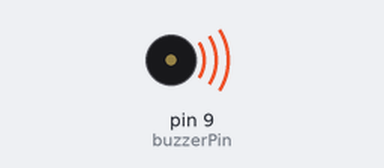
The sketch below on a simulated Arduino Uno, built with avr-gcc and run on an emulated ATmega328P. Parts: buzzer (waves = sounding).

Above: at 0.1 s.
At 92.4 s:
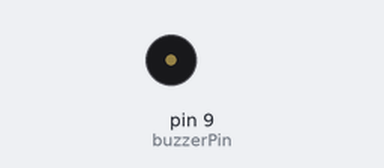
Timing chart, 0 to 93.9 s (numbered marks = the images above):
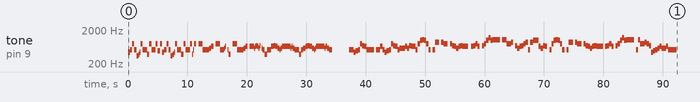

The sketch:

Buzzer_Music_Suny.ino
```cpp
#include "Sunyday.h"

void setup() {
    B_Music();
    BuzzerPin(9);

}

void loop() {
  //单曲循环
  //B_Music();

}
```

sunyday.cpp
```cpp
#include "Sunyday.h"
#include "Arduino.h"

/*
调用B_Music()
    BuzzerPin(pin);

*/

 int buzzerPin=9;
// 音调数组（这些是定时器预分频值）
int a[] = {
    1635,1376, 917,1376,2062,1836,1635, 917,1376,1376,1836, 917,1376,1376,
    917,1456, 917,1635,1376, 917,1376,2062,1836,1635, 917,1376,1376,1836,
    917,1376,1376, 917,1836,1376, 917,                              // 前奏 34
    30, 917, 917,1376,1376,1226,1092,                              // 故事的小黄花 41
    30, 917, 917,1376,1376,1226,1092,1226,1376,1836,               // 从出生那年就飘着 51
    30, 917, 917,1376,1376,1226,1092,                              // 童年的荡秋千 58
    30,1092,1226,1092,1031,1092,1226,1031,1092,1226,1376,          // 随记忆一直晃到现在 69
    1836,1376,1376,1092,1031,1092,1226,                              // Re So So Si Do Si La 76
    1376,1226,1092,1092,1092,1092,1226,1092,1226,1376,               // So La Si Si Si Si La Si La So 86
    1836,1376,1226,1092,1031,1092,1226,1376,                         // 吹着前奏 望着天空 94
    1226,1092,1092,1092,1092,1226,1092,1226,1376,                    // 我想起花瓣试着掉落 103
    30,1376,1376,1376,1376,1635,1456,1376, 917,1031,1092,1376,1367,  // 没想到 失去的勇气我还留着 116
    30,1376,1376,1376,1376,1092,1376,                               // 好想再问一遍 123
    1635,1456,1376, 917,1031,1092,1376,1226,                          // 你会等待还是离开 131
    1092,1226,1031,1092,1376, 917, 728, 687, 728, 917,1376,           // 刮风这天 我试过握着你手 142
    30,1376, 817, 817,  30, 817, 917, 917,                          // 但偏偏 雨渐渐 150
    30, 917,1031,1092,1226,1092,1031,1092,                          // 大到我看你不见 158
    30,1092,1031, 917,1092,  30,1031, 917, 728, 612, 728, 687, 687, // 还要多久 我才能在你身边 171
    30, 687, 687, 917, 917, 817, 917,1031,                          // 等到放晴的那天 179
    1226,1092, 1031, 917, 817,1376,817, 728, 728,                     // 也许我会比较好一点 188
    1092,1226,1031,1092,  30,1376, 917, 728, 687, 728, 917,1376,      // 从前从前 有个人爱你很久 200
    30,1376, 817, 817,  30, 817, 917, 917,                          // 但偏偏 风渐渐 208
    30, 917,1031,1092,1226,1092,1031,1092,                          // 大到我看你不见 216
    30,1092,1031, 917,1092,  30,1031, 917, 728, 612, 728, 687, 687, // 好不容易 又能再多爱一天 229
    30,1376, 687, 917, 917, 817, 917,                               // 但故事的最后 236
    1031,1635,1456,1376,1226,1092,1226,30,1092,1376                   // 你好像还是说了 拜拜 246
};

// 音调时长数组（单位：原始时间单位）
int tm[] = {
    50, 50, 50, 50, 50, 25, 25, 50, 50, 50, 50, 50, 50, 50,
    50, 50, 50, 50, 50, 50, 50, 50, 25, 25, 50, 50, 50, 50,
    50, 50, 50, 50, 25, 25, 50,                       // 前奏
    50, 50, 50, 50,100, 50, 50,                       // 故事的小黄花
    50, 50, 50, 50, 50, 25, 25, 25, 25, 50,           // 从出生那年就飘着
    50, 50, 50, 50,100, 50, 50,                       // 童年的荡秋千
    50,100, 25, 25, 25, 25, 25, 25, 25, 25, 50,       // 随记忆一直晃到现在
    50, 50, 50, 50, 50, 50, 50,                        // Re So So Si Do Si La
    25, 25, 50, 50, 50, 50, 25, 25, 50,100,            // So La Si Si Si Si La Si La So
    50, 50, 50, 50, 50, 50, 50, 25,                    // 吹着前奏 望着天空
    25, 50, 50, 50, 50, 25, 25, 50, 75,                // 我想起花瓣试着掉落
    400, 25, 25, 25, 25, 50, 50, 50, 50, 50, 50, 50,125,// 没想到 失去的勇气我还留着
    50, 25, 25, 25, 25, 50, 50,                        // 好想再问一遍
    50, 50, 50, 50, 50, 50, 50,130,                    // 你会等待还是离开
    50, 50, 50,100, 50, 50, 50, 50, 50, 50, 50,        // 刮风这天 我试过握着你手
    50, 50, 50, 50, 50, 50, 50, 50,                    // 但偏偏 雨渐渐
    50, 50, 50, 50, 50, 50, 50,125,                    // 大到我看你不见
    75, 50, 50, 50, 50, 50, 50, 50, 50, 50, 50, 50,125,// 还要多久 我才能在你身边
    50, 50, 50, 50, 50, 50, 50, 50,                    // 等到放晴的那天
    50, 50, 50, 50, 50, 50, 75, 25,100,                // 也许我会比较好一点
    50, 50, 50, 50, 50, 50, 50, 50, 50, 50, 50, 50,    // 从前从前 有个人爱你很久
    50, 50, 50, 50, 50, 50, 50, 50,                    // 但偏偏 风渐渐
    50, 50, 50, 50, 50, 50, 50,150,                    // 大到我看你不见
    50, 50, 50, 50, 50, 50, 50, 50, 50, 50, 50, 50,125,// 好不容易 又能再多爱一天
    50, 50, 50, 50, 50, 50, 50,                        // 但故事的最后
    50, 50, 50, 50, 50, 50,100, 20, 50,200             // 你好像还是说了 拜拜
};

  void BuzzerPin(int pin) {
    buzzerPin = pin;
}
// 播放单个音符的函数
void PlayTone(int prescaler, int duration_ms, int volume)
{
    // 休止符处理
    if (prescaler == 30)
    {
        noTone(buzzerPin);
        delay(duration_ms);
        return;
    }

    // 计算频率：使用定时器预分频值计算
    // 假设原始系统使用72MHz时钟，预分频值对应频率 = 72000000 / (prescaler * 100)
    // 因为自动重装值是100（Period=100-1），所以PWM频率 = 72MHz / (prescaler * 100)
    // 频率 = 720000 / prescaler (kHz)
    float frequency = 720000.0 / prescaler;

    // 播放音调
    if (volume > 0)
    {
        tone(buzzerPin, frequency, duration_ms);
    }
    else
    {
        // 音量为0时不播放
        noTone(buzzerPin);
    }

    // 等待音符播放完成
    delay(duration_ms);
}

// 主音乐播放函数
void B_Music(void) {

   pinMode(buzzerPin, OUTPUT);
    // 计算数组长度
    int tone_count = sizeof(a) / sizeof(a[0]);
    int time_count = sizeof(tm) / sizeof(tm[0]);
    // 遍历播放所有音符
    for(int i = 0; i < tone_count; i++)
    {
        // 设置默认音量（1表示播放，0表示静音）
        int volume = 1;

        // 计算延时时间（保持原始算法）
        int j = tm[i] / 25;
        int time_delay = j * 180;

        // 特定索引设置静音（原始代码逻辑）
        if(i == 49 || i == 67 || i == 178)
        {
            volume = 0;
        }

        // 播放音符
        PlayTone(a[i], time_delay, volume);
    }

    // 播放结束，停止输出
    noTone(buzzerPin);
}
```

sunyday.h
```cpp
#ifndef SUNYDAY_H_
#define SUNYDAY_H_
#include "Arduino.h"
extern int buzzerPin;
extern int pin;
void PlayTone(int prescaler, int duration_ms, int volume);
void B_Music(void);
 void BuzzerPin(int pin);

#endif
```
